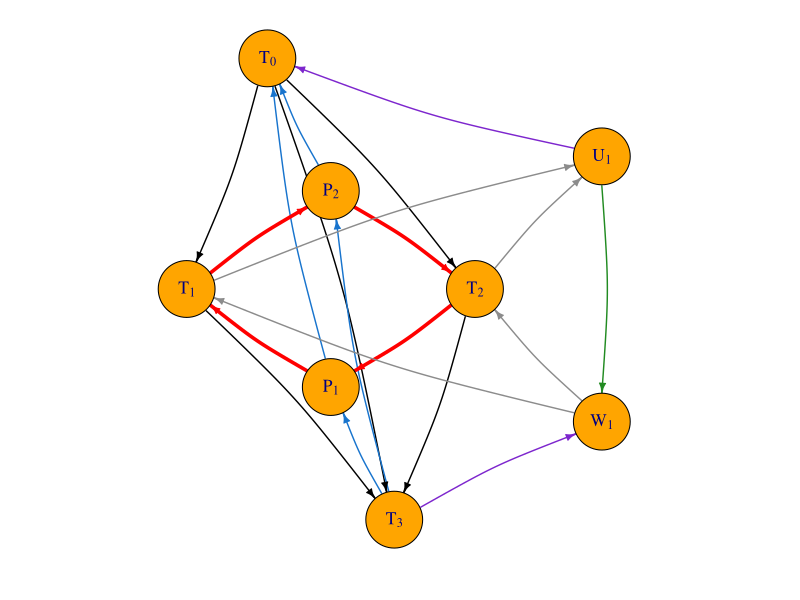
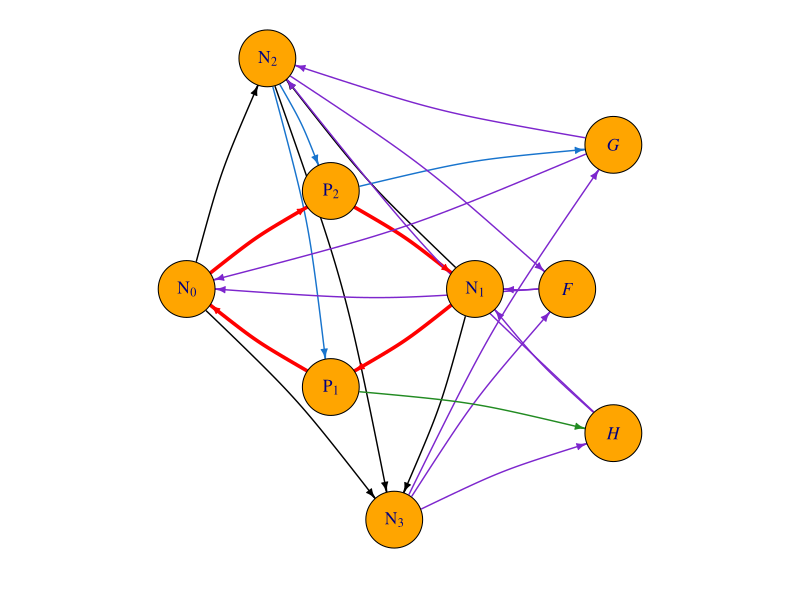
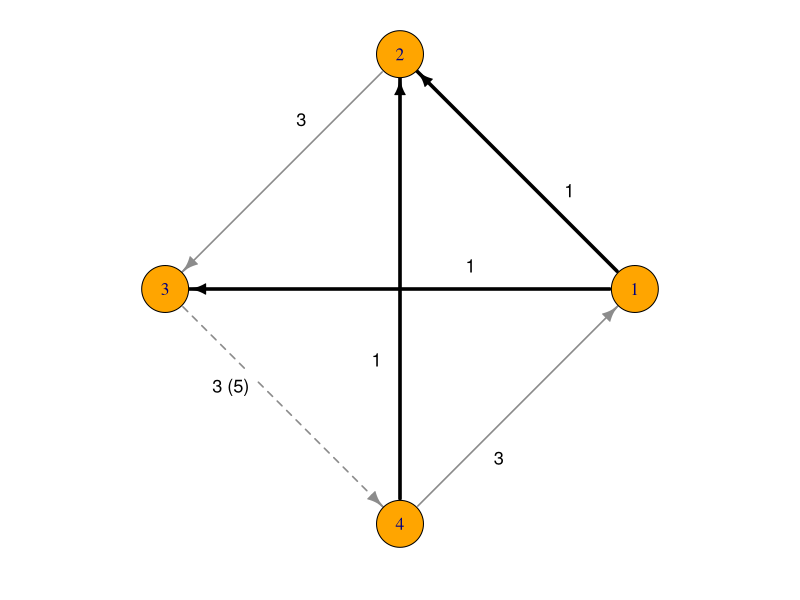
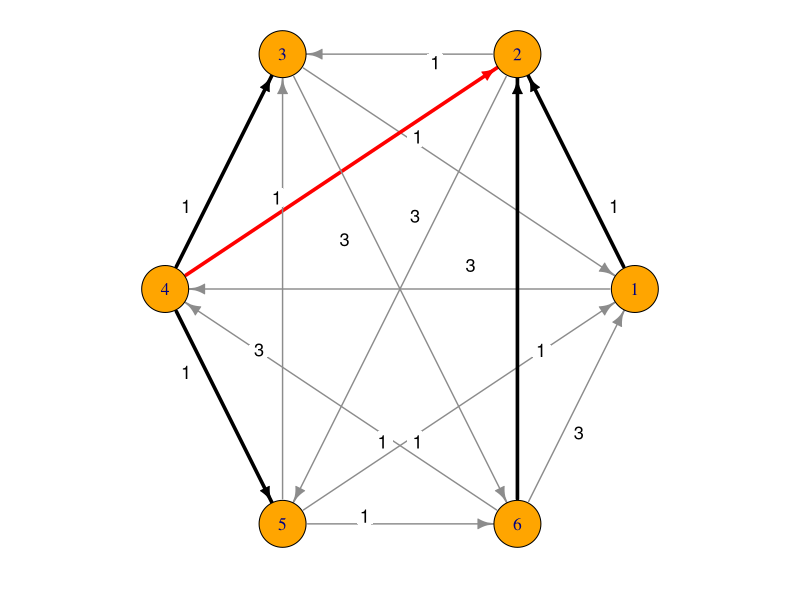

Reproduce these figures in R, in order.
# Figures for the v3.0 manuscript:
#   ObstacleG8 / ObstacleH9 -- the two smallest members of the obstacle families (Figure 6;
#     G10 and H11, Figure 7, are drawn by make_family_section_figs.R),
#     drawn in the style of the original ObstructionC8.pdf (organic
#     layout, orange vertices, navy labels) but with role-labelled vertices and
#     arcs coloured by class; the defect 4-cycle is thick red.
#   MHP_Fig1 -- weighted majority tournament of Counterexample cex:weak-strong for both
#     m = 7 and m = 9 (they differ only in the margin of 3 > 4, labelled "3 (5)"),
#     minimum-weight FASs highlighted (Figure fig:mhp, panel a).
#   MHP_Fig2 -- weighted majority tournament of Counterexample cex:strong-m5 (m = 5,
#     n = 6), unique minimum-weight FAS highlighted, e = (4,2) thick red.
# Every FAS/margin claim drawn here is re-verified by brute force before
# plotting; the script stops on any mismatch.
library(igraph)
# outputs are written to the working directory -- run this script from its own folder

## ---------- shared helpers ----------

plotStyled = function(g, layout, labels, ecol, ewid, elty, fname, elabels = NULL,
                      legendItems = NULL, legendCols = NULL, vsize = 22,
                      arrowSize = 0.5, curved = 0.08, labelPos = NULL) {
  pdf(fname, width = 6.5, height = 6.5)
  par(mar = c(1.6, 0.5, 0.5, 0.5), xpd = NA)
  plot(g, layout = layout,
       vertex.color = "orange", vertex.label = labels,
       vertex.label.color = "navy", vertex.label.cex = 1.05,
       vertex.size = vsize,
       edge.color = ecol, edge.width = ewid, edge.lty = elty,
       edge.label = if (is.null(labelPos)) elabels else NA,
       edge.label.color = "black", edge.label.cex = 1.05,
       edge.arrow.size = arrowSize, edge.curved = curved)
  if (!is.null(labelPos)) {
    # weight labels off the arcs, on white discs so they never blend into a line
    long = nchar(as.character(elabels)) > 1
    points(labelPos[!long, 1], labelPos[!long, 2], pch = 21, col = NA, bg = "white", cex = 2.9)
    if (any(long)) {
      w = strwidth(elabels[long], cex = 1.1) / 2 + 0.03
      h = strheight("0", cex = 1.1) / 2 + 0.04
      rect(labelPos[long, 1] - w, labelPos[long, 2] - h, labelPos[long, 1] + w,
           labelPos[long, 2] + h, col = "white", border = NA)
    }
    text(labelPos[, 1], labelPos[, 2], elabels, cex = 1.1)
  }
  if (!is.null(legendItems)) {
    legend("bottomleft", legend = legendItems, col = legendCols, lwd = 3,
           cex = 0.85, bty = "n", horiz = FALSE)
  }
  dev.off()
  cat(fname, "written\n")
}

# label anchor for each (straight) arc: 35% of the way from tail to head, pushed
# off the line on the side pointing away from the layout's centre; keeps the two
# crossing-diagonal labels of a circle layout apart and off the thick arcs
edgeLabelPos = function(layout, edges, tfrac = 0.35, off = 0.10) {
  out = matrix(0, nrow(edges), 2)
  for (r in 1:nrow(edges)) {
    p1 = layout[edges[r, 1], ]; p2 = layout[edges[r, 2], ]
    base = p1 + tfrac * (p2 - p1)
    d = (p2 - p1) / sqrt(sum((p2 - p1)^2))
    perp = c(-d[2], d[1])
    if (sum(perp * base) < 0) perp = -perp
    out[r, ] = base + off * perp
  }
  out
}

allPerms = function(n) {
  if (n == 1) return(list(1L))
  smaller = allPerms(n - 1)
  out = list()
  for (p in smaller) for (pos in 0:(n - 1)) {
    out[[length(out) + 1]] = append(p, n, after = pos)
  }
  out
}

# minimum-weight FAS of a weighted tournament by brute force over all orders;
# returns the optimal backward-arc sets (as sorted "u>v" strings)
bruteMinFAS = function(edges, weights, n) {
  perms = allPerms(n)
  best = Inf
  optSets = list()
  for (p in perms) {
    pos = order(p)  # pos[v] = position of v in the order p... careful below
    pos = match(1:n, p)
    backIdx = which(pos[edges[, 1]] > pos[edges[, 2]])
    w = sum(weights[backIdx])
    key = paste(sort(paste(edges[backIdx, 1], edges[backIdx, 2], sep = ">")),
                collapse = ",")
    if (w < best - 1e-9) { best = w; optSets = list(key) }
    else if (abs(w - best) < 1e-9 && !(key %in% optSets)) {
      optSets = c(optSets, key)
    }
  }
  list(value = best, sets = unlist(optSets))
}

arcKey = function(arcs) paste(sort(paste(arcs[, 1], arcs[, 2], sep = ">")),
                              collapse = ",")

# weighted majority tournament from voters (list of orders) and multiplicities
weightedMajority = function(voters, mult, n) {
  L = matrix(0, n, n)
  for (r in seq_along(voters)) {
    v = voters[[r]]
    for (a in 1:(n - 1)) for (b in (a + 1):n) {
      L[v[a], v[b]] = L[v[a], v[b]] + mult[r]
    }
  }
  edges = NULL; weights = NULL
  for (i in 1:(n - 1)) for (j in (i + 1):n) {
    stopifnot(L[i, j] != L[j, i])
    if (L[i, j] > L[j, i]) { edges = rbind(edges, c(i, j)) }
    else { edges = rbind(edges, c(j, i)) }
    weights = c(weights, abs(L[i, j] - L[j, i]))
  }
  list(edges = edges, weights = weights)
}

## ---------- obstacle family members ----------

familyG = function(k) {  # G_n, n = 6 + 2k
  U = paste0("U", 1:k); W = paste0("W", 1:k)
  arcs = rbind(
    data.frame(from = "T0", to = c("T1", "T2", "T3"), class = "core"),
    data.frame(from = c("T1", "T2"), to = "T3", class = "core"),
    data.frame(from = c("T3", "P1", "T3", "P2"),
               to = c("P1", "T0", "P2", "T0"), class = "port"),
    data.frame(from = c("T1", "P2", "T2", "P1"),
               to = c("P2", "T2", "P1", "T1"), class = "defect"),
    data.frame(from = rep(c("T1", "T2"), each = k), to = rep(U, 2), class = "block"),
    data.frame(from = rep(W, 2), to = rep(c("T1", "T2"), each = k), class = "block"),
    data.frame(from = "U1", to = "W1", class = "zigzag"),
    if (k >= 2) data.frame(from = rep(paste0("U", 2:k), 2),
                           to = c(paste0("W", 1:(k - 1)), paste0("W", 2:k)),
                           class = "zigzag") else NULL,
    data.frame(from = c("U1", "T3"), to = c("T0", W[k]), class = "terminal"))
  arcs
}

familyH = function(k) {  # H_n, n = 9 + 2k
  arcs = rbind(
    data.frame(from = c("N0", "N0", "N1", "N1", "N2"),
               to = c("N2", "N3", "N2", "N3", "N3"), class = "core"),
    data.frame(from = c("N2", "N2", "P2"),
               to = c("P1", "P2", "G"), class = "port"),
    data.frame(from = c("N0", "P2", "N1", "P1"),
               to = c("P2", "N1", "P1", "N0"), class = "defect"),
    data.frame(from = c("N2", "N3", "F", "F", "N3", "G", "G", "N3", "H", "H"),
               to = c("F", "F", "N0", "N1", "G", "N0", "N2", "H", "N1", "N2"),
               class = "special"))
  if (k >= 1) {
    U = paste0("U", 1:k); W = paste0("W", 1:k)
    arcs = rbind(arcs,
      data.frame(from = rep(c("N1", "N2"), each = k), to = rep(U, 2), class = "block"),
      data.frame(from = rep(W, 2), to = rep(c("N1", "N2"), each = k), class = "block"),
      data.frame(from = "P1", to = "W1", class = "zigzag"),
      data.frame(from = U, to = W, class = "zigzag"),
      if (k >= 2) data.frame(from = paste0("U", 1:(k - 1)),
                             to = paste0("W", 2:k), class = "zigzag") else NULL,
      data.frame(from = paste0("U", k), to = "H", class = "zigzag"))
  } else {
    arcs = rbind(arcs, data.frame(from = "P1", to = "H", class = "zigzag"))
  }
  arcs
}

classColor = c(core = "black", port = "dodgerblue3", defect = "red",
               block = "gray55", zigzag = "forestgreen",
               terminal = "purple3", special = "purple3")

mkLabels = function(vn) parse(text = ifelse(grepl("[0-9]$", vn),
                              paste0(substr(vn, 1, 1), "[", substr(vn, 2, 3), "]"),
                              paste0("italic(", vn, ")")))

# Aligned layout for the two Figure-6 panels (G8 and H9), labelled with the vertex names of
# Section sec:family. The four core vertices play the roles c1..c4 (c1, c2 the two on the
# defect 4-cycle), and the shared skeleton {c1,c2,c3,c4,P1,P2} is given IDENTICAL coordinates
# in both panels, so the thick-red defect 4-cycle c1 -> P2 -> c2 -> P1 -> c1 is drawn
# identically and the panels are exactly aligned on their common part. Family-specific
# vertices (G8: U1, W1; H9: F, G, H) sit to the right. Cores are non-isomorphic, so c1..c4 is
# a role assignment for the layout only; the drawn labels are T0..T3 and N0..N3.
mapG = c(T1 = "c1", T2 = "c2", T0 = "c3", T3 = "c4")
mapH = c(N0 = "c1", N1 = "c2", N2 = "c3", N3 = "c4")
relabelArcs = function(arcs, map) {
  ren = function(x) ifelse(x %in% names(map), map[x], x)
  arcs$from = ren(arcs$from); arcs$to = ren(arcs$to); arcs
}
coreShared = matrix(c(
  -1.25,  0.00,    # c1  (defect, left)
   1.25,  0.00,    # c2  (defect, right)
   0.00,  0.85,    # P2  (defect/port, top)
   0.00, -0.85,    # P1  (defect/port, bottom)
  -0.55,  2.00,    # c3  (rest of core, top)
   0.55, -2.00),   # c4  (rest of core, bottom)
  ncol = 2, byrow = TRUE, dimnames = list(c("c1","c2","P2","P1","c3","c4"), NULL))
coordsG8 = rbind(coreShared, matrix(c(2.35, 1.15,  2.35, -1.15),
  ncol = 2, byrow = TRUE, dimnames = list(c("U1","W1"), NULL)))
coordsH9 = rbind(coreShared, matrix(c(2.05, 0.00,  2.45, 1.25,  2.45, -1.25),
  ncol = 2, byrow = TRUE, dimnames = list(c("F","G","H"), NULL)))
# one common normalization to [-1,1] (same transform for both => exact alignment)
allpts = rbind(coordsG8, coordsH9)
ctr = c((max(allpts[,1]) + min(allpts[,1]))/2, (max(allpts[,2]) + min(allpts[,2]))/2)
half = 1.12 * max(abs(allpts[,1] - ctr[1]), abs(allpts[,2] - ctr[2]))
normc = function(M) cbind((M[,1] - ctr[1]) / half, (M[,2] - ctr[2]) / half)
# back to the section's vertex names: the role c_i of each core vertex only fixes its position
renameRows = function(M, map) {
  inv = setNames(names(map), map); r = rownames(M)
  rownames(M) = ifelse(r %in% names(inv), inv[r], r); M
}
coordsG8 = renameRows(coordsG8, mapG)
coordsH9 = renameRows(coordsH9, mapH)

plotAligned = function(arcs, n, fname, map, coords, legendItems, legendCols,
                       showLegend = TRUE) {
  arcs = relabelArcs(arcs, map)
  g = graph_from_data_frame(arcs[, c("from", "to")], directed = TRUE)
  stopifnot(ecount(g) == 3 * n - 4, vcount(g) == n,
            setequal(V(g)$name, rownames(coords)),
            all(degree(g, mode = "in") == degree(g, mode = "out")))  # Eulerian
  ecol = classColor[arcs$class]
  ewid = ifelse(arcs$class == "defect", 3.5, 1.4)
  pdf(fname, width = 6.5, height = 6.5)
  par(mar = c(1.6, 0.5, 0.5, 0.5), xpd = NA)
  plot(g, layout = normc(coords[V(g)$name, ]),
       rescale = FALSE, xlim = c(-1, 1), ylim = c(-1, 1), asp = 1,
       vertex.color = "orange", vertex.label = mkLabels(V(g)$name),
       vertex.label.color = "navy", vertex.label.cex = 1.05, vertex.size = 22,
       edge.color = ecol, edge.width = ewid, edge.arrow.size = 0.5, edge.curved = 0.08)
  # arc-class legend -- off for the main paper's Figure 6 (showLegend = FALSE);
  # kept as an option for the companion paper, which labels the arc classes.
  if (showLegend)
    legend("bottomleft", legend = legendItems, col = legendCols, lwd = 3,
           cex = 0.85, bty = "n", horiz = FALSE)
  dev.off()
  cat(fname, "written\n")
}

legG   = c("core", "port", "defect 4-cycle", "coset (block)", "zigzag", "terminal")
colG   = classColor[c("core", "port", "defect", "block", "zigzag", "terminal")]
legH9  = c("core", "port", "defect 4-cycle", "coset (special)", "zigzag")
colH9  = classColor[c("core", "port", "defect", "special", "zigzag")]

plotAligned(familyG(1), 8, "ObstacleG8.pdf", character(0), coordsG8, legG, colG, showLegend = FALSE)
plotAligned(familyH(0), 9, "ObstacleH9.pdf", character(0), coordsH9, legH9, colH9, showLegend = FALSE)

## ---------- Counterexample cex:weak-strong (Figure fig:mhp, panel a) ----------

# Seven voters (3, 2, 2) and nine voters (4, 3, 2) give the same tournament T_1 with the same
# margins except on 3 > 4 (3 and 5); one drawing shows both, the nine-voter margin in parentheses.
voters = list(c(2, 3, 4, 1), c(1, 3, 4, 2), c(4, 1, 2, 3))
T1 = arcKey(rbind(c(1,2), c(2,3), c(3,4), c(4,1), c(1,3), c(4,2)))
target = arcKey(rbind(c(1,2), c(1,3), c(4,2)))
wm7 = weightedMajority(voters, c(3, 2, 2), 4)
wm9 = weightedMajority(voters, c(4, 3, 2), 4)
stopifnot(arcKey(wm7$edges) == T1, arcKey(wm9$edges) == T1)
key7 = paste(wm7$edges[, 1], wm7$edges[, 2], sep = ">")
key9 = paste(wm9$edges[, 1], wm9$edges[, 2], sep = ">")
w9 = wm9$weights[match(key7, key9)]
stopifnot(identical(which(wm7$weights != w9), which(key7 == "3>4")))   # the only margin that differs
res7 = bruteMinFAS(wm7$edges, wm7$weights, 4)
res9 = bruteMinFAS(wm9$edges, wm9$weights, 4)
stopifnot(length(res7$sets) == 2, target %in% res7$sets, "3>4" %in% res7$sets,
          length(res9$sets) == 1, res9$sets == target)
cat("MHP_Fig1: seven voters, min-weight FAS value", res7$value, "| optimal sets:", length(res7$sets),
    "; nine voters, value", res9$value, "| optimal sets:", length(res9$sets), "\n")
g = graph_from_edgelist(wm7$edges, directed = TRUE)
ecol = rep("gray55", ecount(g)); ewid = rep(1.6, ecount(g)); elty = rep(1, ecount(g))
ecol[key7 %in% c("1>2", "1>3", "4>2")] = "black"
ewid[key7 %in% c("1>2", "1>3", "4>2")] = 3.5
elty[key7 == "3>4"] = 2   # the alternative minimum-weight FAS of the seven-voter profile, dashed
labs = ifelse(wm7$weights == w9, as.character(wm7$weights), paste0(wm7$weights, " (", w9, ")"))
lay = layout_in_circle(g)
plotStyled(g, lay, 1:4, ecol, ewid, elty, "MHP_Fig1.pdf",
           elabels = labs, vsize = 20, arrowSize = 0.85, curved = 0,
           labelPos = edgeLabelPos(lay, wm7$edges))

## ---------- Counterexample cex:strong-m5 (Figure fig:mhp, panel b) ----------

voters6 = list(c(2, 5, 3, 6, 1, 4), c(1, 4, 3, 6, 2, 5),
               c(4, 5, 3, 6, 1, 2), c(6, 1, 4, 2, 5, 3))
wm6 = weightedMajority(voters6, c(2, 1, 1, 1), 6)
res6 = bruteMinFAS(wm6$edges, wm6$weights, 6)
Fe = arcKey(rbind(c(1,2), c(4,2), c(4,3), c(4,5), c(6,2)))
stopifnot(length(res6$sets) == 1, res6$sets == Fe)
cat("MHP_Fig2: unique min-weight FAS confirmed, value", res6$value, "\n")
g6 = graph_from_edgelist(wm6$edges, directed = TRUE)
key6 = paste(wm6$edges[, 1], wm6$edges[, 2], sep = ">")
inFe = key6 %in% c("1>2", "4>2", "4>3", "4>5", "6>2")
ecol6 = rep("gray55", ecount(g6)); ecol6[inFe] = "black"
ecol6[key6 == "4>2"] = "red"
ewid6 = rep(1.4, ecount(g6)); ewid6[inFe] = 3.5
lay6 = layout_in_circle(g6)
plotStyled(g6, lay6, 1:6, ecol6, ewid6, rep(1, ecount(g6)),
           "MHP_Fig2.pdf", elabels = wm6$weights, vsize = 20,
           arrowSize = 0.8, curved = 0, labelPos = edgeLabelPos(lay6, wm6$edges))
